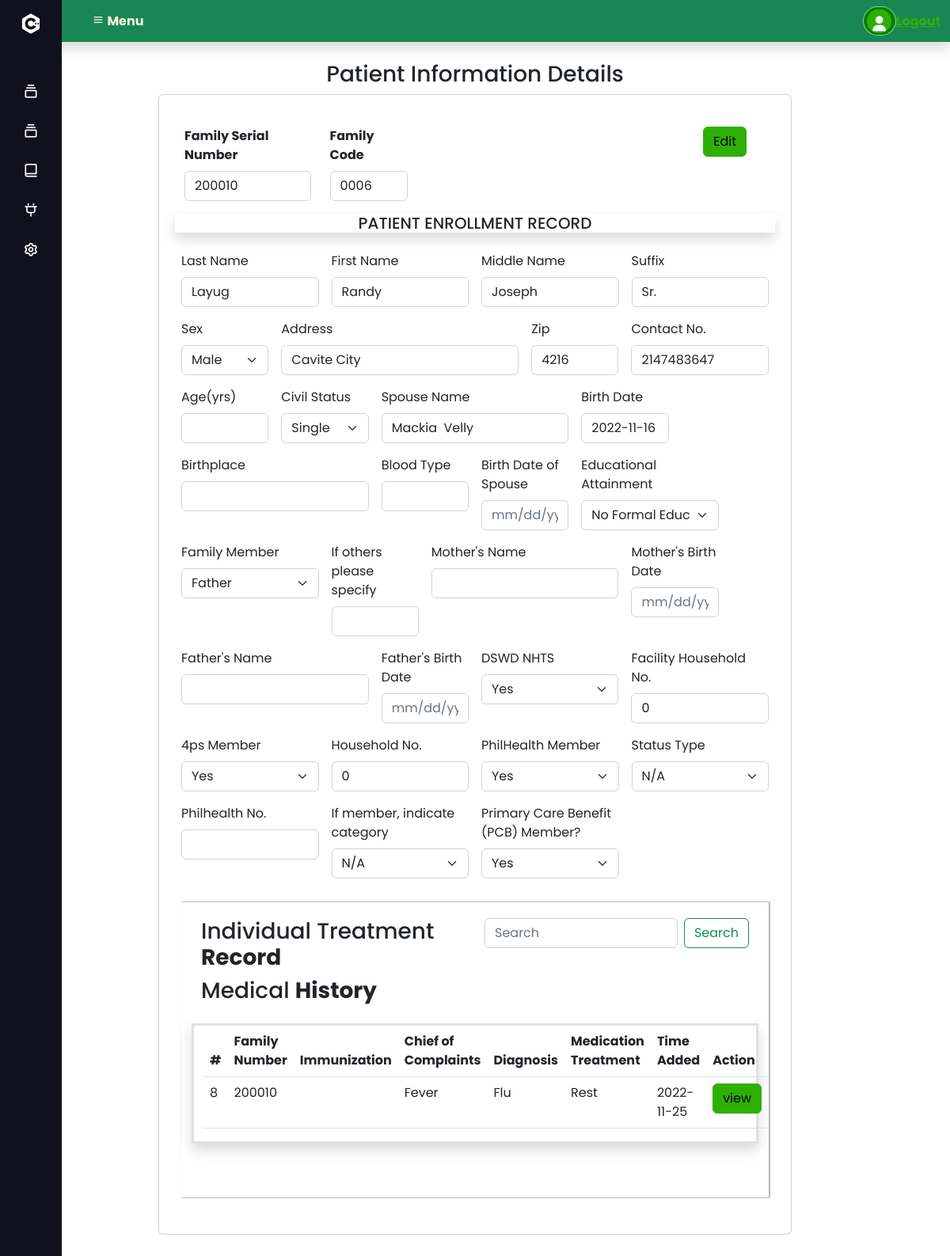
Screenshot of /viewImmunizationrecord.php?id=74 with the database file from the repository.
### tables this page shows
CREATE TABLE `patient_information` (
  `id` int(11) NOT NULL AUTO_INCREMENT,
  `family_number` bigint(10) NOT NULL,
  `family_code` varchar(10) NOT NULL,
  `record_type` varchar(60) NOT NULL,
  `last_name` varchar(30) NOT NULL,
  `first_name` varchar(30) NOT NULL,
  `middle_name` varchar(30) NOT NULL,
  `suffix` varchar(5) NOT NULL,
  `sex` varchar(10) NOT NULL,
  `address` varchar(100) NOT NULL,
  `zip` int(10) NOT NULL,
  `contact_no` int(15) NOT NULL,
  `age` varchar(3) NOT NULL,
  `civil_status` varchar(15) NOT NULL,
  `spouse_name` varchar(60) NOT NULL,
  `birth_date` varchar(10) NOT NULL,
  `birth_place` varchar(70) NOT NULL,
  `blood_type` varchar(5) NOT NULL,
  `bd_spouse` varchar(10) NOT NULL,
  `educational_attainment` varchar(50) NOT NULL,
  `family_member` varchar(10) NOT NULL,
  `other_specify` varchar(25) NOT NULL,
  `mother_name` varchar(70) NOT NULL,
  `mother_bd` varchar(10) NOT NULL,
  `father_name` varchar(70) NOT NULL,
  `father_bd` varchar(10) NOT NULL,
  `dswd_nhts` varchar(5) NOT NULL,
  `family_house_no` int(15) NOT NULL,
  `4ps_member` varchar(5) NOT NULL,
  `household_no` int(15) NOT NULL,
  `philhealth_member` varchar(5) NOT NULL,
  `status_type` varchar(10) NOT NULL,
  `philhealth_no` varchar(30) NOT NULL,
  `indicate_category` varchar(25) NOT NULL,
  `pcb_member` varchar(5) NOT NULL,
  `added_at` datetime NOT NULL DEFAULT current_timestamp(),
  PRIMARY KEY (`id`)
);

CREATE TABLE `tbl_adultimmunization_itr` (
  `id` int(11) NOT NULL AUTO_INCREMENT,
  `family_number` int(11) NOT NULL,
  `mode_of_transaction` varchar(15) NOT NULL,
  `date_consultation` varchar(20) DEFAULT NULL,
  `consultation_time` varchar(15) NOT NULL,
  `attending_provider` varchar(200) NOT NULL,
  `nature_visit` varchar(30) NOT NULL,
  `blood_pressure` varchar(20) NOT NULL,
  `temperature` varchar(20) NOT NULL,
  `respiratory_rate` varchar(20) NOT NULL,
  `pulse_rate` varchar(20) NOT NULL,
  `height` varchar(20) NOT NULL,
  `weight` varchar(20) NOT NULL,
  `immunization` varchar(200) NOT NULL,
  `chief_complaints` varchar(500) NOT NULL,
  `diagnosis` varchar(500) NOT NULL,
  `medical_treatment` varchar(500) NOT NULL,
  `name_healthprovider` varchar(200) NOT NULL,
  `added_at` date NOT NULL DEFAULT current_timestamp(),
  PRIMARY KEY (`id`)
);

### viewImmunizationrecord.php (the view, shortened to what the rows shown need)
<?php
$id = $_GET['id'];
$sql = "SELECT * FROM patient_information WHERE id = '$id'";
?>
<!DOCTYPE html>
<html lang="en">
<head>
    <link rel="stylesheet" href="assets/css/style.css">
    <link rel="stylesheet" href="assets/css/fontawesome.css">
    <link rel="stylesheet"  href="https://unpkg.com/boxicons@2.1.2/css/boxicons.min.css" />
    <link rel="stylesheet" href="css/Sidebardesign.css">
    <link href="https://unpkg.com/boxicons@2.0.7/css/boxicons.min.css" rel="stylesheet">
</head>
<body>
       <?php include('navbar.php'); ?>
  <section id="home">
        <?php include('navigation-bar.php'); ?>
        <div class="container card col-sm-8 mb-5">
        <?php include('DetailsModal/EditImmunization.php'); ?>
                <div class="card-body">
                    <form class="row g-3 mt-4" action="" method="post">
                    <div class="row">
                        <div class="col-md-3">
                            <label for="inputFamilySerial" class="form-label fw-bold">Family Serial Number</label>
                            <input type="text" class="form-control" name="familyserial" value="<?php echo $row['family_number']; ?>" id="inputFamilySerial">
                        </div>
                        <div class="col-md-2">
                            <label for="inputFamilyCode" class="form-label fw-bold">Family Code</label>
                            <input type="text" class="form-control" name="familycode" value="<?php echo $row['family_code']; ?>" id="familycode">
                        </div>
                    </div>
                        <div class="col-md-3">
                          <label for="inputLastName" class="form-label">Last Name</label>
                          <input type="text" class="form-control" name="lastname" value="<?php echo $row['last_name']; ?>" id="inputLastName">
                        </div>
                        <div class="col-md-3">
                          <label for="inputFirstName" class="form-label">First Name</label>
                          <input type="text" class="form-control" name="firstname" value="<?php echo $row['first_name']; ?>" id="inputFirstName">
                        </div>
                        <div class="col-md-3">
                            <label for="inputMiddleName" class="form-label">Middle Name</label>
                            <input type="text" class="form-control" name="middlename" value="<?php echo $row['middle_name']; ?>" id="inputMiddleName">
                          </div>
                        <div class="col-md-3">
                          <label for="inputSuffix" class="form-label">Suffix</label>
                          <input type="text" class="form-control" name="suffix" value="<?php echo $row['suffix']; ?>" id="inputSuffix">
                        </div>
                        <div class="col-md-2">
                            <label for="inputSex" class="form-label">Sex</label>
                            <select id="inputSex" name="sex" class="form-select">
                            <option value="Male" <?php echo ($row['sex'] == "Male")? 'selected' : '' ?>>Male</option>
                            </select>
                        </div>
                        <div class="col-5">
                            <label for="inputAddress" class="form-label">Address</label>
                            <input type="text" class="form-control" name="address" value="<?php echo $row['address']; ?>" id="inputAddress" placeholder="1234 Main St">
                        </div>
                        <div class="col-md-2">
                            <label for="inputZip" class="form-label">Zip</label>
                            <input type="text" class="form-control" name="zip" value="<?php echo $row['zip']; ?>" id="inputZip">
                        </div>
                        <div class="col-3">
                            <label for="inputContactNo" class="form-label">Contact No.</label>
                            <input type="text" class="form-control" name="contactno" value="<?php echo $row['contact_no']; ?>" id="inputContactNo">
                        </div>
                        <div class="col-md-2">
                            <label for="inputCivilStatus" class="form-label">Civil Status</label>
                            <select id="inputCivilStatus" name="civilstatus" class="form-select">
                              <option <?php echo ($row['civil_status'] == "Single")? 'selected' : '' ?>>Single</option>
                            </select>
                        </div>
                        <div class="col-md-4">
                            <label for="inputSpouseName" class="form-label">Spouse Name</label>
                            <input type="text" class="form-control" name="spousename" value="<?php echo $row['spouse_name']; ?>" id="inputSpouseName">
                        </div>
                        <div class="col-2">
                          <label for="inputBirthdate" class="form-label">Birth Date</label>
                          <input type="text" class="form-control" name="birthdate" value="<?php echo $row['birth_date']; ?>" id="inputBirthdate" placeholder="mm/dd/yyyy">
                        </div>
                        <div class="col-md-3">
                            <label for="inputEducationAttainment" class="form-label">Educational Attainment</label>
                            <select id="inputEducationAttainment" name="educationalattainment" class="form-select">
                              <option <?php echo ($row['educational_attainment'] == "No Formal Education")? 'selected' : '' ?>>No Formal Education</option>
                            </select>
                        </div>
                        <div class="col-md-3">
                            <label for="inputFamilyMember" class="form-label">Family Member</label>
                            <select id="inputFamilyMember" name="familymember" class="form-select">
                              <option <?php echo ($row['family_member'] == "Father")? 'selected' : '' ?>>Father</option>
                            </select>
                        </div>
                        <div class="col-md-3">
                            <label for="inputNHTS" class="form-label">DSWD NHTS</label>
                            <select id="inputNHTS" name="dswdnhts" class="form-select">
                              <option <?php echo ($row['dswd_nhts'] == "Yes")? 'selected' : '' ?>>Yes</option>
                            </select>
                        </div>
                        <div class="col-3">
                            <label for="inputFacHousehold" class="form-label">Facility Household No.</label>
                            <input type="text" class="form-control" name="facilityhousehold" value="<?php echo $row['family_house_no']; ?>" id="inputFacHousehold">
                        </div>
                        <div class="col-md-3">
                            <label for="input4ps" class="form-label">4ps Member</label>
                            <select id="input4ps" name="4ps" class="form-select">
                              <option <?php echo ($row['4ps_member'] == "Yes")? 'selected' : '' ?>>Yes</option>
                            </select>
                        </div>
                        <div class="col-3">
                            <label for="inputHousehold" class="form-label">Household No.</label>
                            <input type="text" class="form-control" name="householdno" value="<?php echo $row['household_no']; ?>" id="inputHousehold">
                        </div>
                        <div class="col-md-3">
                            <label for="inputPhilhealth" class="form-label">PhilHealth Member</label>
                            <select id="inputPhilhealth" name="philhealth" class="form-select">
                              <option <?php echo ($row['philhealth_member'] == "Yes")? 'selected' : '' ?>>Yes</option>
                            </select>
                        </div>
                        <div class="col-md-3">
                            <label for="inputStatusType" class="form-label">Status Type</label>
                            <select id="inputStatusType" name="statustype" value="<?php echo $row['status_type']; ?>" class="form-select">
                              <option <?php echo ($row['status_type'] == "N/A")? 'selected' : '' ?>>N/A</option>
                            </select>
                        </div>
                        <div class="col-md-3">
                            <label for="inputCategory" class="form-label">If member, indicate category</label>
                            <select id="inputCategory" name="category" class="form-select">
                              <option <?php echo ($row['indicate_category'] == "N/A")? 'selected' : '' ?>>N/A</option>
                            </select>
                        </div>
                        <div class="col-md-3">
                            <label for="inputPCB" class="form-label">Primary Care Benefit (PCB) Member?</label>
                            <select id="inputPCB" name="pcb" value="<?php echo $row['pcb_member']; ?>" class="form-select">
                              <option <?php echo ($row['pcb_member'] == "Yes")? 'selected' : '' ?>>Yes</option>
                            </select>
                        </div>
                    </form>
                    <?php
                        $familynumber = $row['family_number'];
                        $sql = "SELECT * FROM tbl_adultimmunization_itr WHERE family_number LIKE $familynumber ORDER BY id DESC";
                        $medical_itr = $con->query($sql) or die ($con->error);
                        $row = $medical_itr->fetch_assoc();
                     ?>
                    <div class="table-wrapper">
                    <div class="table-title">
                      <div class="row">
                          <div class="tables border shadow border-3 mt-3 mb-5">
                    <table class="table">
                        <thead>
                      <tr>
                        <th>#</th>
                        <th>Family Number</th>
                        <th>Immunization</th>
                        <th>Chief of Complaints</th>
                        <th>Diagnosis</th>
                        <th>Medication Treatment</th>
                        <th>Time Added</th>
                        <th>Action</th>
                      </tr>
                    </thead>
                        <tbody>
                        <?php do{ ?>
                            <tr>
                                    <td class="patient_id"><?php echo $row['id']; ?></td>
                                    <td><?php echo $row['family_number']; ?></td>
                                    <td><?php echo $row['immunization'];?></td>
                                    <td><?php echo $row['chief_complaints']; ?></td>
                                    <td><?php echo $row['diagnosis']; ?></td>
                                    <td><?php echo $row['medical_treatment']; ?></td>
                                    <td><?php echo $row['added_at']; ?></td>
                                    <td>
                                        <div class="col-2">
                                        <a href="view_immunization_itr.php?id=<?php echo $row['id']; ?>" class="btn btn-primary mb-2">view</a>
                                    </td>
                              </tr>
                        <?php }while($row = $medical_itr->fetch_assoc()); ?>
                        </tbody>
                    </table>
                  </div>
                  </div>
                 </div>
                </div>
                </div>
            </div>
</body>
</html>

### rows the page displays
patient_information: familyserial "200010", familycode "0006", lastname "Layug", firstname "Randy", middlename "Joseph", suffix "Sr.", sex "Male", address "Cavite City", zip "4216", contactno "2147483647", civilstatus "Single", spousename "Mackia Velly", birthdate "2022-11-16", educationalattainment "No Formal Education", familymember "Father", dswdnhts "Yes", facilityhousehold "0", 4ps_member "Yes", householdno "0", philhealth "Yes", statustype "N/A", category "N/A", pcb "Yes"
tbl_adultimmunization_itr: id "8", family_number "200010", chief_complaints "Fever", diagnosis "Flu", medical_treatment "Rest", added_at "2022-11-25"
